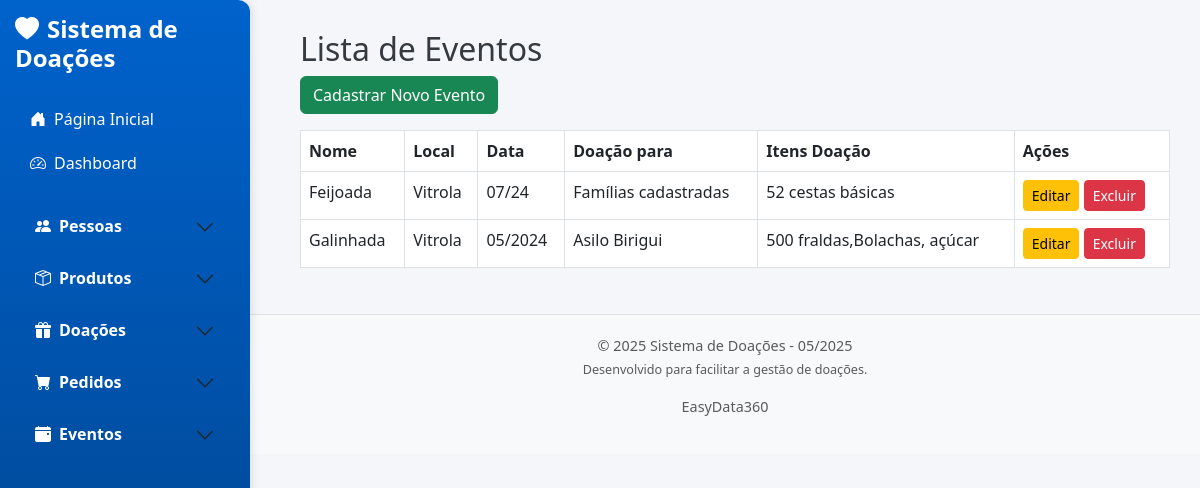
Before: /eventos with the older database file.
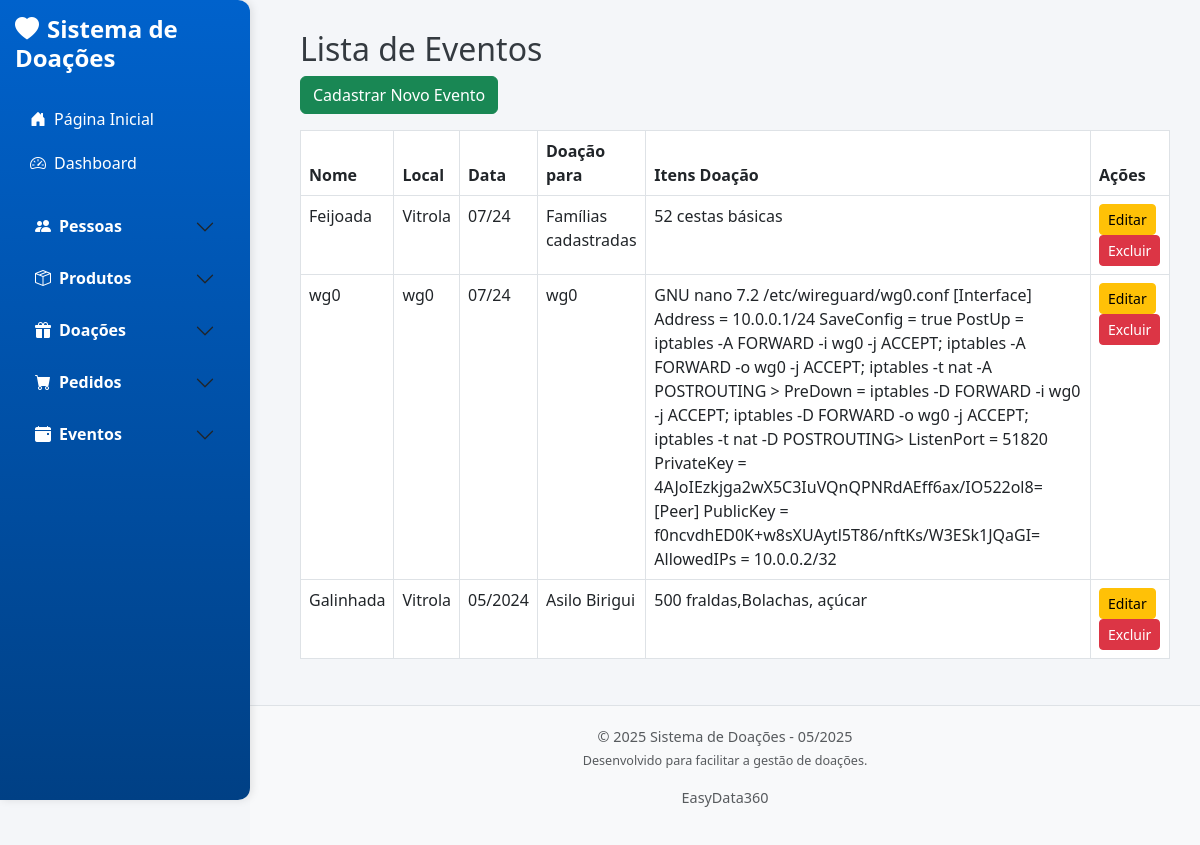
After: the same page with the newer database file.
### app/models/evento.py (models this page shows, shortened)
class Evento(db.Model):
    __tablename__ = 'eventos'
    id = db.Column(db.Integer, primary_key=True)
    nome = db.Column(db.String(100), nullable=False)
    local = db.Column(db.String(100), nullable=False)
    data = db.Column(db.String(10), nullable=False)  # Ex: "07/24"
    doacao_para = db.Column(db.String(255), nullable=False)
    doacao = db.Column(db.Text, nullable=False)

### app/controllers/evento_controller.py (the view)
def listar_eventos():
    eventos = Evento.query.order_by(Evento.data.desc()).all()
    return render_template('eventos/lista.html', eventos=eventos)

### app/templates/eventos/lista.html
{% extends 'base.html' %}
{% block content %}
<h2>Lista de Eventos</h2>
<a href="{{ url_for('cadastrar_evento') }}" class="btn btn-success mb-3">Cadastrar Novo Evento</a>
<table class="table table-bordered">
    <thead>
        <tr>
            <th>Nome</th>
            <th>Local</th>
            <th>Data</th>
            <th>Doação para</th>
            <th>Itens Doação</th>
            <th>Ações</th>
        </tr>
    </thead>
    <tbody>
        {% for evento in eventos %}
        <tr>
            <td>{{ evento.nome }}</td>
            <td>{{ evento.local }}</td>
            <td>{{ evento.data }}</td>
            <td>{{ evento.doacao_para }}</td>
            <td>{{ evento.doacao }}</td>
            <td>
                <a href="{{ url_for('editar_evento', id=evento.id) }}" class="btn btn-warning btn-sm">Editar</a>
                <form action="{{ url_for('excluir_evento', id=evento.id) }}" method="POST" style="display:inline;">
                    <button type="submit" class="btn btn-danger btn-sm">Excluir</button>
                </form>
            </td>
        </tr>
        {% endfor %}
    </tbody>
</table>
{% endblock %}

Changed rows visible on the page:
added Evento: nome "wg0", local "wg0", data "07/24", doacao_para "wg0", doacao "GNU nano 7.2 /etc/wireguard/wg0.conf [Interface] Address = 10.0.0.1/24 SaveConfig = true PostUp = iptables -A FORWARD -i wg0 -j ACCEPT; iptables -A FORWARD -o wg0 -j ACCEPT; iptables -t nat -A POSTROUTING > PreDown = iptables -D FORWARD -i wg0 -j ACCEPT; iptables -D FORWARD -o wg0 -j ACCEPT; iptables -t nat -D POSTROUTING> ListenPort = 51820 PrivateKey = 4AJoIEzkjga2wX5C3IuVQnQPNRdAEff6ax/IO522ol8= [Peer] PublicKey = f0ncvdhED0K+w8sXUAytl5T86/nftKs/W3ESk1JQaGI= AllowedIPs = 10.0.0.2/32"
